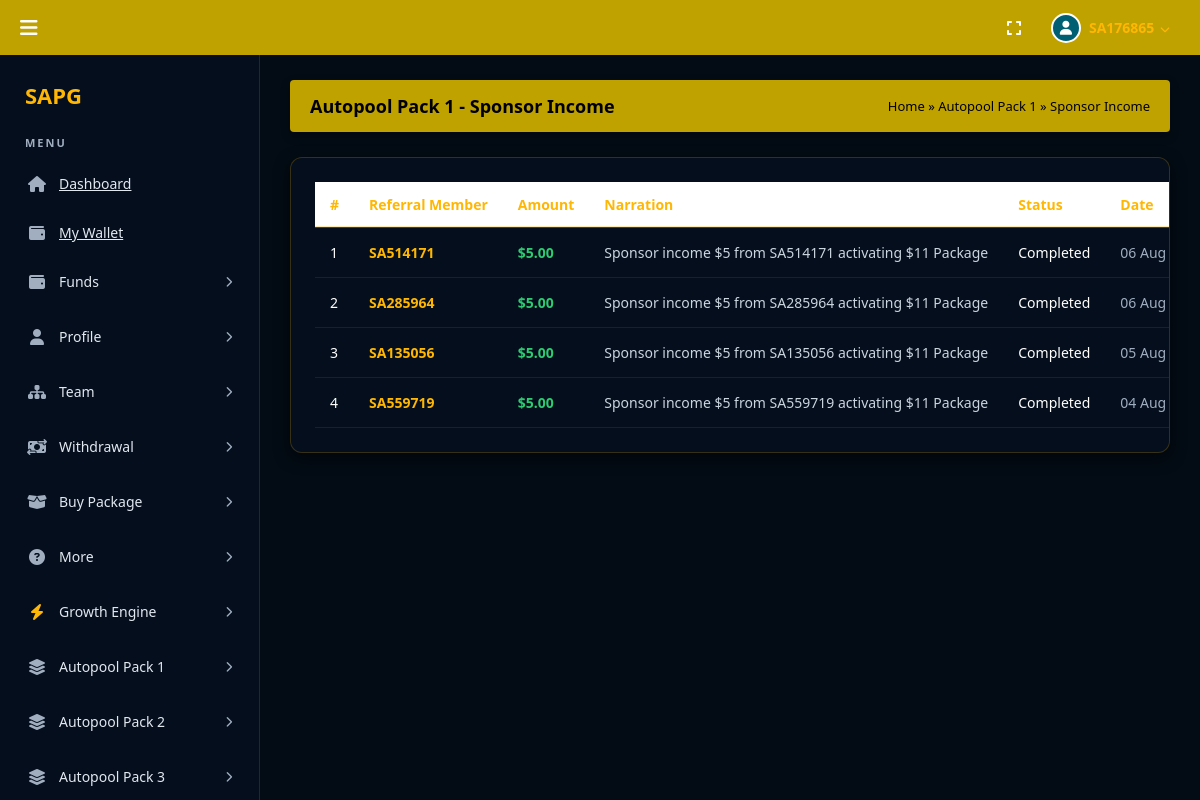
Screenshot of /UserPanel/autopoolPackSponsor.php (signed in) with the database file from the repository.
### tables this page shows
CREATE TABLE `transactions` (
  `id` int(11) NOT NULL AUTO_INCREMENT,
  `user_id` varchar(8) NOT NULL COMMENT 'The user this transaction belongs to',
  `transaction_type` enum('deposit','withdrawal','package_purchase','booster_purchase','autopool_income','sponsor_income','level_income','booster_income','reward_income','sponsor_income_held','sponsor_income_released','internal_transfer','admin_charge','company_revenue','company_sweep') NOT NULL,
  `amount` decimal(15,4) NOT NULL,
  `wallet_type` varchar(20) DEFAULT NULL COMMENT 'e.g. main_deposit, earnings_11, booster_10',
  `status` enum('Pending','Approved','Rejected','Held','Released','Completed') DEFAULT 'Completed',
  `narration` text NOT NULL COMMENT 'Human-readable description of the transaction',
  `related_user_id` varchar(8) DEFAULT NULL COMMENT 'The other party involved (sponsor, buyer, etc.)',
  `created_at` timestamp NOT NULL DEFAULT current_timestamp(),
  `blocked_by_user_id` varchar(8) DEFAULT NULL,
  PRIMARY KEY (`id`),
  KEY `idx_user` (`user_id`),
  KEY `idx_type` (`transaction_type`),
  KEY `idx_status` (`status`),
  KEY `idx_created` (`created_at`),
  KEY `idx_wallet` (`wallet_type`),
  KEY `idx_user_type` (`user_id`,`transaction_type`),
  KEY `idx_blocked_by` (`blocked_by_user_id`)
);

### UserPanel/autopoolPackSponsor.php (the view)
<?php
require_once 'includes/check_package.php';
include '../includes/header.php';
$pack = isset($_GET['pack']) ? (int)$_GET['pack'] : 1;
$wallet_map = [
    1 => 'earnings_11_wallet',
    2 => 'earnings_30_wallet',
    3 => 'earnings_60_wallet',
    4 => 'earnings_120_wallet',
    5 => 'earnings_240_wallet',
    6 => 'earnings_480_wallet'
];
$wallet_type = $wallet_map[$pack] ?? 'earnings_11_wallet';
$stmt = $pdo->prepare("
    SELECT * FROM transactions
    WHERE user_id = ? AND transaction_type = 'sponsor_income' AND wallet_type = ?
    ORDER BY id DESC
");
$stmt->execute([$user_id, $wallet_type]);
$incomes = $stmt->fetchAll(PDO::FETCH_ASSOC);
?>
<div id="autopoolPack<?php echo $pack; ?>Sponsor" class="content-section active-view">
    <div class="profile-header-bar">
        <div class="profile-header-title">Autopool Pack <?php echo $pack; ?> - Sponsor Income</div>
        <div class="profile-breadcrumb">
            <a href="index.php">Home</a> &raquo;
            Autopool Pack <?php echo $pack; ?> &raquo;
            Sponsor Income
        </div>
    </div>
    <div class="table-container" style="background: rgba(6, 17, 33, 0.75); border: 1px solid rgba(255, 183, 3, 0.2); border-radius: 12px; padding: 24px; margin-top: 20px;">
        <table class="custom-table" style="width: 100%; text-align: left; border-collapse: collapse;">
            <thead>
                <tr style="border-bottom: 2px solid rgba(255,183,3,0.3); color:#ffb703; height:45px;">
                    <th>#</th>
                    <th>Referral Member</th>
                    <th>Amount</th>
                    <th>Narration</th>
                    <th>Status</th>
                    <th>Date</th>
                </tr>
            </thead>
            <tbody>
                <?php if (empty($incomes)): ?>
                    <tr style="height: 50px; border-bottom: 1px solid rgba(255,255,255,0.05); color:#a0aec0;">
                        <td colspan="6" style="text-align: center;">No sponsor referral income payouts recorded for this pack yet.</td>
                    </tr>
                <?php else: ?>
                    <?php
                    $idx = 1;
                    foreach ($incomes as $inc):
                        $formattedDate = date('d M Y H:i', strtotime($inc['created_at']));
                        $badgeClass = 'badge-inactive';
                        if ($inc['status'] === 'Completed' || $inc['status'] === 'Released') {
                            $badgeClass = 'badge-active';
                        }
                    ?>
                        <tr style="height: 50px; border-bottom: 1px solid rgba(255,255,255,0.05);">
                            <td><?php echo $idx++; ?></td>
                            <td style="font-weight: bold; color: #ffb703;"><?php echo htmlspecialchars($inc['related_user_id'] ?? 'System/Root'); ?></td>
                            <td style="font-weight: 600; color: #2ecc71;">$<?php echo number_format($inc['amount'], 2); ?></td>
                            <td style="color:#cbd5e0;"><?php echo htmlspecialchars($inc['narration']); ?></td>
                            <td>
                                <span class="badge <?php echo $badgeClass; ?>">
                                    <?php echo htmlspecialchars($inc['status']); ?>
                                </span>
                            </td>
                            <td style="color:#a0aec0;"><?php echo $formattedDate; ?></td>
                        </tr>
                    <?php endforeach; ?>
                <?php endif; ?>
            </tbody>
        </table>
    </div>
</div>
<?php include '../includes/footer.php'; ?>

### includes/header.php (style rules this page uses)
* { margin: 0; padding: 0; box-sizing: border-box; font-family: 'Segoe UI', Tahoma, Geneva, Verdana, sans-serif; }
body { overflow: hidden; background-color: #030b14; color: #fff; display: flex; flex-direction: column; height: 100vh; height: 100dvh; width: 100vw; }
.profile-header-bar { background: #bfa100; padding: 14px 20px; border-radius: 4px; display: flex; justify-content: space-between; align-items: center; margin-bottom: 25px; box-shadow: 0 4px 10px rgba(0, 0, 0, 0.3); }
.profile-header-title { color: #000; font-size: 18px; font-weight: bold; }
.profile-breadcrumb { font-size: 13px; color: #000; font-weight: 500; }
.profile-breadcrumb a { color: #000; text-decoration: none; }
.content-section { display: none; }
.content-section.active-view { display: block; }
.table-container { background: rgba(6, 17, 33, 0.6); backdrop-filter: blur(15px); border: 1px solid #ffb703; border-radius: 8px; padding: 20px; box-shadow: 0 5px 15px rgba(0, 0, 0, 0.5); overflow-x: auto; }
.custom-table { width: 100%; border-collapse: collapse; text-align: left; font-size: 14px; }
.custom-table thead tr { background: #ffffff; color: #000000; font-weight: 600; }
.custom-table th, .custom-table td { padding: 12px 15px; border-bottom: 1px solid rgba(255, 255, 255, 0.08); white-space: nowrap; }
.custom-table tbody tr { transition: background 0.2s; }

### rows the page displays
transactions: related_user "SA514171", amount "5.00", narration "Sponsor income $5 from SA514171 activating $11 Package", status "Completed", created_at "06 Aug…"
transactions: related_user "SA285964", amount "5.00", narration "Sponsor income $5 from SA285964 activating $11 Package", status "Completed", created_at "06 Aug…"
transactions: related_user "SA135056", amount "5.00", narration "Sponsor income $5 from SA135056 activating $11 Package", status "Completed", created_at "05 Aug…"
transactions: related_user "SA559719", amount "5.00", narration "Sponsor income $5 from SA559719 activating $11 Package", status "Completed", created_at "04 Aug…"

### other values shown
$_SESSION['user_id'] "SA176865"
$env['SITE_NAME'] "SAPG"
$pack "1"
